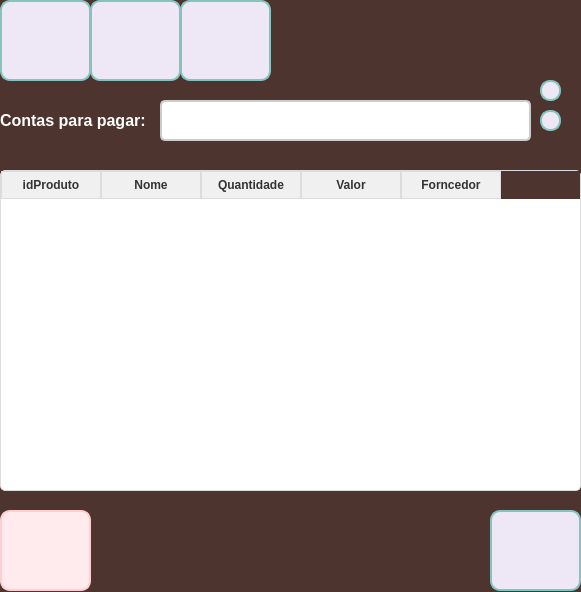
<?xml version="1.0" encoding="UTF-8"?>
<ui version="4.0">
 <class>frm_Contas</class>
 <widget class="QWidget" name="frm_Contas">
  <property name="geometry">
   <rect>
    <x>0</x>
    <y>0</y>
    <width>581</width>
    <height>592</height>
   </rect>
  </property>
  <property name="windowTitle">
   <string>Form</string>
  </property>
  <property name="styleSheet">
   <string notr="true">QWidget{
	background-color: #4E342E;

}</string>
  </property>
  <widget class="QPushButton" name="btn_Add">
   <property name="geometry">
    <rect>
     <x>0</x>
     <y>0</y>
     <width>91</width>
     <height>81</height>
    </rect>
   </property>
   <property name="styleSheet">
    <string notr="true">QPushButton {
    background-color: #EDE7F6;
    border: 2px solid #83C5BE; 
    border-radius: 10px;
    color: #FFFFFF; 
    background-image: url(:/icon_add/adicionar.png); 
    background-repeat: no-repeat; 
    background-position: center; 
    font-size: 14px; 
    font-weight: bold; 
    padding: 10px 16px;
    box-shadow: 0px 4px 6px rgba(0, 0, 0, 0.2); 
    transition: all 0.3s ease; 
}

QPushButton:hover {
    background-color: #E6CBA8; 
    color: #5D3A00;
    box-shadow: none;
}

QPushButton:pressed {
    background-color: #C19A6B; 
    color: #FFFFFF; 
    padding-top: 2px;
    padding-left: 2px;
}</string>
   </property>
   <property name="text">
    <string/>
   </property>
  </widget>
  <widget class="QPushButton" name="btn_voltar">
   <property name="geometry">
    <rect>
     <x>490</x>
     <y>510</y>
     <width>91</width>
     <height>81</height>
    </rect>
   </property>
   <property name="styleSheet">
    <string notr="true">QPushButton {
    background-color: #EDE7F6;
    border: 2px solid #83C5BE; 
    border-radius: 10px;
    color: #FFFFFF; 
    background-image: url(:/icon_volt/retornar.png); 
    background-repeat: no-repeat; 
    background-position: center; 
    font-size: 14px; 
    font-weight: bold; 
    padding: 10px 16px;
    box-shadow: 0px 4px 6px rgba(0, 0, 0, 0.2); 
    transition: all 0.3s ease; 
}
QPushButton:hover {
    background-color: #83C5BE;
    box-shadow: none; 
}

QPushButton:pressed {
    background-color: #7C3AED; 
    color: #FFFFFF; 
    padding-top: 2px; 
    padding-left: 2px;
}</string>
   </property>
   <property name="text">
    <string/>
   </property>
  </widget>
  <widget class="QPushButton" name="btn_consul">
   <property name="geometry">
    <rect>
     <x>180</x>
     <y>0</y>
     <width>91</width>
     <height>81</height>
    </rect>
   </property>
   <property name="styleSheet">
    <string notr="true">QPushButton {
    background-color: #EDE7F6;
    border: 2px solid #83C5BE; 
    border-radius: 10px;
    color: #FFFFFF; 
    background-image: url(:/icon_alt/consultar.png); 
    background-repeat: no-repeat; 
    background-position: center; 
    font-size: 14px; 
    font-weight: bold; 
    padding: 10px 16px;
    box-shadow: 0px 4px 6px rgba(0, 0, 0, 0.2); 
    transition: all 0.3s ease; 
}

QPushButton:hover {
    background-color: #E6CBA8; 
    color: #5D3A00;
    box-shadow: none;
}

QPushButton:pressed {
    background-color: #C19A6B; 
    color: #FFFFFF; 
    padding-top: 2px;
    padding-left: 2px;
}</string>
   </property>
   <property name="text">
    <string/>
   </property>
  </widget>
  <widget class="QPushButton" name="btn_alterar">
   <property name="geometry">
    <rect>
     <x>90</x>
     <y>0</y>
     <width>91</width>
     <height>81</height>
    </rect>
   </property>
   <property name="styleSheet">
    <string notr="true">QPushButton {
    background-color: #EDE7F6;
    border: 2px solid #83C5BE; 
    border-radius: 10px;
    color: #FFFFFF; 
    background-image: url(:/icon_alt/alterar.png); 
    background-repeat: no-repeat; 
    background-position: center; 
    font-size: 14px; 
    font-weight: bold; 
    padding: 10px 16px;
    box-shadow: 0px 4px 6px rgba(0, 0, 0, 0.2); 
    transition: all 0.3s ease; 
}

QPushButton:hover {
    background-color: #E6CBA8; 
    color: #5D3A00;
    box-shadow: none;
}

QPushButton:pressed {
    background-color: #C19A6B; 
    color: #FFFFFF; 
    padding-top: 2px;
    padding-left: 2px;
}
</string>
   </property>
   <property name="text">
    <string/>
   </property>
  </widget>
  <widget class="QPushButton" name="btn_excluir">
   <property name="geometry">
    <rect>
     <x>0</x>
     <y>510</y>
     <width>91</width>
     <height>81</height>
    </rect>
   </property>
   <property name="styleSheet">
    <string notr="true">QPushButton {
    background-color: #ffebee; 
    border: 2px solid #ffcdd2;
    border-radius: 10px;
    color: #b71c1c; 
    font-size: 14px;
    font-weight: bold;
    padding: 10px 16px;
    background-image:url(:/icon_exc/excluir.png);
    background-repeat: no-repeat;
    background-position: center;
    padding-left: 40px;
    transition: all 0.3s ease;
}

QPushButton:hover {
    background-color: #ffcdd2;
    border-color: #e57373;
    color: #d32f2f; 
}

QPushButton:pressed {
    background-color: #e57373;
    border-color: #b71c1c;
    padding-left: 44px;
    padding-top: 2px;
}</string>
   </property>
   <property name="text">
    <string/>
   </property>
  </widget>
  <widget class="QPushButton" name="btn_pesquisar">
   <property name="geometry">
    <rect>
     <x>540</x>
     <y>110</y>
     <width>21</width>
     <height>21</height>
    </rect>
   </property>
   <property name="styleSheet">
    <string notr="true">QPushButton {
    background-color: #EDE7F6;
    border: 2px solid #83C5BE; 
    border-radius: 10px;
    color: #FFFFFF; 
    background-image: url(:/icon_pesq/pesquisar.png); 
    background-repeat: no-repeat; 
    background-position: center; 
    font-size: 14px; 
    font-weight: bold; 
    padding: 10px 16px;
    box-shadow: 0px 4px 6px rgba(0, 0, 0, 0.2); 
    transition: all 0.3s ease; 
}

QPushButton:hover {
    background-color: #FFFFFF;
    box-shadow: none; 
}

QPushButton:pressed {
    background-color: #7C3AED; 
    color: #FFFFFF; 
    padding-top: 2px; 
    padding-left: 2px;
}
</string>
   </property>
   <property name="text">
    <string/>
   </property>
  </widget>
  <widget class="QLabel" name="lbl_Contas">
   <property name="geometry">
    <rect>
     <x>0</x>
     <y>110</y>
     <width>161</width>
     <height>21</height>
    </rect>
   </property>
   <property name="font">
    <font>
     <pointsize>-1</pointsize>
     <weight>75</weight>
     <bold>true</bold>
    </font>
   </property>
   <property name="styleSheet">
    <string notr="true">QLabel {
    font-size: 16px;
    color: #FFFFFF;
    font-weight: bold;
    text-shadow: 1px 1px 2px rgba(0, 0, 0, 0.4);
}
</string>
   </property>
   <property name="text">
    <string>Contas para pagar:</string>
   </property>
  </widget>
  <widget class="QLineEdit" name="txt_nomeContas">
   <property name="geometry">
    <rect>
     <x>160</x>
     <y>100</y>
     <width>371</width>
     <height>41</height>
    </rect>
   </property>
   <property name="font">
    <font>
     <pointsize>-1</pointsize>
    </font>
   </property>
   <property name="styleSheet">
    <string notr="true">QLineEdit {
    border: 2px solid #cccccc; 
    border-radius: 5px; 
    padding: 6px; 
    font-size: 14px; 
    background-color: #ffffff;
    transition: all 0.3s ease;
}

QLineEdit:hover {
    border: 2px solid #3f51b5; 
    background-color: #f5f5f5; 
}
</string>
   </property>
  </widget>
  <widget class="QPushButton" name="btn_filtro">
   <property name="geometry">
    <rect>
     <x>540</x>
     <y>80</y>
     <width>21</width>
     <height>21</height>
    </rect>
   </property>
   <property name="styleSheet">
    <string notr="true">QPushButton {
    background-color: #EDE7F6;
    border: 2px solid #83C5BE; 
    border-radius: 10px;
    color: #FFFFFF; 
    background-image: url(:/icon_filt/filtro.png); 
    background-repeat: no-repeat; 
    background-position: center; 
    font-size: 14px; 
    font-weight: bold; 
    padding: 10px 16px;
    box-shadow: 0px 4px 6px rgba(0, 0, 0, 0.2); 
    transition: all 0.3s ease; 
}

QPushButton:hover {
    background-color: #FFFFFF;
    box-shadow: none; 
}

QPushButton:pressed {
    background-color: #7C3AED; 
    color: #FFFFFF; 
    padding-top: 2px; 
    padding-left: 2px;
}
</string>
   </property>
   <property name="text">
    <string/>
   </property>
  </widget>
  <widget class="QTableWidget" name="tableWidget">
   <property name="geometry">
    <rect>
     <x>0</x>
     <y>170</y>
     <width>581</width>
     <height>321</height>
    </rect>
   </property>
   <property name="styleSheet">
    <string notr="true">QTableWidget, QTableView {
    border: 1px solid #dcdcdc; 
    border-radius: 5px; 
    gridline-color: #dcdcdc; 
    background-color: #ffffff; 
    font-size: 14px; 
    color: #333333; 
}

QHeaderView::section {
    background-color: #f0f0f0; 
    color: #333333;
    font-weight: bold; 
    border: 1px solid #dcdcdc; 
    padding: 4px; 
}

QTableWidget::item:selected, QTableView::item:selected {
    background-color: #b3d9ff; 
    color: #000000;
}

QTableCornerButton::section {
    background-color: #f0f0f0; 
    border: 1px solid #dcdcdc;
}

QScrollBar:vertical {
    background: #f0f0f0;
    width: 12px; 
    margin: 2px 0 2px 0; 
    border: none; 
}

QScrollBar::handle:vertical {
    background: #b0bec5; 
    min-height: 20px; 
    border-radius: 6px; 
}

QScrollBar::handle:vertical:hover {
    background: #90a4ae; 
}

QScrollBar::add-line:vertical, QScrollBar::sub-line:vertical {
    background: none; 
    height: 0px; 
}

QScrollBar::add-page:vertical, QScrollBar::sub-page:vertical {
    background: none; 
}

QScrollBar:horizontal {
    background: #f0f0f0; 
    height: 12px; 
    margin: 0 2px 0 2px; 
    border: none;
}

QScrollBar::handle:horizontal {
    background: #b0bec5;
    min-width: 20px; 
    border-radius: 6px;
}

QScrollBar::handle:horizontal:hover {
    background: #90a4ae; 
}

QScrollBar::add-line:horizontal, QScrollBar::sub-line:horizontal {
    background: none;
    width: 0px;
}

QScrollBar::add-page:horizontal, QScrollBar::sub-page:horizontal {
    background: none;
}
</string>
   </property>
   <column>
    <property name="text">
     <string>idProduto</string>
    </property>
   </column>
   <column>
    <property name="text">
     <string>Nome</string>
    </property>
   </column>
   <column>
    <property name="text">
     <string>Quantidade</string>
    </property>
   </column>
   <column>
    <property name="text">
     <string>Valor</string>
    </property>
   </column>
   <column>
    <property name="text">
     <string>Forncedor</string>
    </property>
   </column>
  </widget>
 </widget>
 <resources>
  <include location="icon_adicionar.qrc"/>
  <include location="icon_consultar.qrc"/>
  <include location="icon_excluir.qrc"/>
  <include location="icon_filtro.qrc"/>
  <include location="icon_pesquisar.qrc"/>
  <include location="icon_voltar.qrc"/>
  <include location="icon_alterar.qrc"/>
 </resources>
 <connections/>
</ui>
